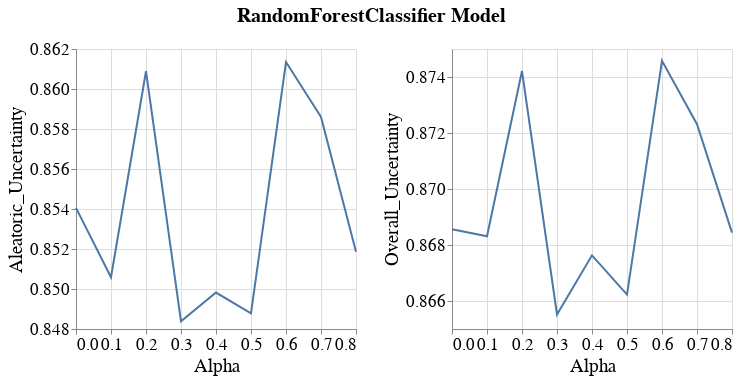

The notebook cell saved with this chart:
### Code cell
visualizer.create_subgroup_metrics_line_band_plot(model_name=MODEL_NAMES[0],
                                                  subgroup_metrics=['Aleatoric_Uncertainty', 'Overall_Uncertainty'],
                                                  subgroup='SEX_dis_incorrect')

### Figure 1 — Vega-Lite specification as saved in the notebook (floating-point values rounded to 4 significant figures)
{"config": {"view": {"continuousWidth": 400, "continuousHeight": 300}, "axis": {"labelFontSize": 17, "labelFontWeight": "normal", "titleFontSize": 19, "titleFontWeight": "normal"}, "legend": {"labelFontSize": 17, "symbolStrokeWidth": 10, "titleFontSize": 19}, "title": {"fontSize": 17}}, "vconcat": [{"hconcat": [{"layer": [{"mark": {"type": "errorband", "extent": "ci"}, "encoding": {"x": {"field": "Intervention_Param", "title": "Alpha", "type": "quantitative"}, "y": {"field": "Metric_Value", "scale": {"zero": false}, "title": "Aleatoric_Uncertainty", "type": "quantitative"}}}, {"mark": "line", "encoding": {"x": {"field": "Intervention_Param", "title": "Alpha", "type": "quantitative"}, "y": {"aggregate": "mean", "field": "Metric_Value", "scale": {"zero": false}, "title": "Aleatoric_Uncertainty", "type": "quantitative"}}}], "height": 280, "width": 280}, {"layer": [{"mark": {"type": "errorband", "extent": "ci"}, "encoding": {"x": {"field": "Intervention_Param", "title": "Alpha", "type": "quantitative"}, "y": {"field": "Metric_Value", "scale": {"zero": false}, "title": "Overall_Uncertainty", "type": "quantitative"}}}, {"mark": "line", "encoding": {"x": {"field": "Intervention_Param", "title": "Alpha", "type": "quantitative"}, "y": {"aggregate": "mean", "field": "Metric_Value", "scale": {"zero": false}, "title": "Overall_Uncertainty", "type": "quantitative"}}}], "data": {"name": "data-da965e76bc989af468757ebaf43a59a8"}, "height": 280, "width": 280}]}], "data": {"name": "data-218fa054516a48451a79efd3345656ef"}, "title": {"text": "RandomForestClassifier Model", "anchor": "middle", "dy": -10, "fontSize": 20}, "$schema": "https://vega.github.io/schema/vega-lite/v4.17.0.json", "datasets": {"data-218fa054516a48451a79efd3345656ef": [{"Metric": "Aleatoric_Uncertainty", "Bootstrap_Model_Seed": 101, "Model_Name": "RandomForestClassifier", "Model_Params": "{'bootstrap': True, 'ccp_alpha': 0.0, 'class_weight': None, 'criterion': 'gini', 'max_depth': 30, 'max_features': 'sqrt', 'max_leaf_nodes': None, 'max_samples': None, 'min_impurity_decrease': 0.0, 'min_samples_leaf': 2, 'min_samples_split': 10, 'min_weight_fraction_leaf': 0.0, 'n_estimators': 500, 'n_jobs': None, 'oob_score': False, 'random_state': 101, 'verbose': 0, 'warm_start': False}", "Run_Number": "Run_1", "Dataset_Name": "Folktables_NY_2018_Employment", "Num_Estimators": 200, "Tag": "OK", "Record_Create_Date_Time": "2023-07-05T19:21:19.905000", "Session_Uuid": "e6bca5bf-8de7-46ce-bb59-4c2b28dcaaf5", "Experiment_Iteration": "Exp_iter_1", "Dataset_Split_Seed": 100, "Model_Init_Seed": 100, "Fair_Intervention_Params_Lst": "[0.0, 0.1, 0.2, 0.30000000000000004, 0.4, 0.5, 0.6000000000000001, 0.7000000000000001, 0.8, 0.9, 1.0]", "Intervention_Param": 0.2, "Subgroup": "SEX_dis_incorrect", "Metric_Value": 0.8609}, {"Metric": "Aleatoric_Uncertainty", "Bootstrap_Model_Seed": 101, "Model_Name": "RandomForestClassifier", "Model_Params": "{'bootstrap': True, 'ccp_alpha': 0.0, 'class_weight': None, 'criterion': 'gini', 'max_depth': 30, 'max_features': 'sqrt', 'max_leaf_nodes': None, 'max_samples': None, 'min_impurity_decrease': 0.0, 'min_samples_leaf': 2, 'min_samples_split': 10, 'min_weight_fraction_leaf': 0.0, 'n_estimators': 500, 'n_jobs': None, 'oob_score': False, 'random_state': 101, 'verbose': 0, 'warm_start': False}", "Run_Number": "Run_1", "Dataset_Name": "Folktables_NY_2018_Employment", "Num_Estimators": 200, "Tag": "OK", "Record_Create_Date_Time": "2023-07-05T22:03:22.818000", "Session_Uuid": "e6bca5bf-8de7-46ce-bb59-4c2b28dcaaf5", "Experiment_Iteration": "Exp_iter_1", "Dataset_Split_Seed": 100, "Model_Init_Seed": 100, "Fair_Intervention_Params_Lst": "[0.0, 0.1, 0.2, 0.30000000000000004, 0.4, 0.5, 0.6000000000000001, 0.7000000000000001, 0.8, 0.9, 1.0]", "Intervention_Param": 0.6, "Subgroup": "SEX_dis_incorrect", "Metric_Value": 0.8613}, {"Metric": "Aleatoric_Uncertainty", "Bootstrap_Model_Seed": 101, "Model_Name": "RandomForestClassifier", "Model_Params": "{'bootstrap': True, 'ccp_alpha': 0.0, 'class_weight': None, 'criterion': 'gini', 'max_depth': 40, 'max_features': 'sqrt', 'max_leaf_nodes': None, 'max_samples': None, 'min_impurity_decrease': 0.0, 'min_samples_leaf': 2, 'min_samples_split': 10, 'min_weight_fraction_leaf': 0.0, 'n_estimators': 1000, 'n_jobs': None, 'oob_score': False, 'random_state': 101, 'verbose': 0, 'warm_start': False}", "Run_Number": "Run_1", "Dataset_Name": "Folktables_NY_2018_Employment", "Num_Estimators": 200, "Tag": "OK", "Record_Create_Date_Time": "2023-07-06T10:37:34.818000", "Session_Uuid": "e6bca5bf-8de7-46ce-bb59-4c2b28dcaaf5", "Experiment_Iteration": "Exp_iter_1", "Dataset_Split_Seed": 100, "Model_Init_Seed": 100, "Fair_Intervention_Params_Lst": "[0.7, 0.8, 0.9, 1.0]", "Intervention_Param": 0.7, "Subgroup": "SEX_dis_incorrect", "Metric_Value": 0.8586}, {"Metric": "Aleatoric_Uncertainty", "Bootstrap_Model_Seed": 101, "Model_Name": "RandomForestClassifier", "Model_Params": "{'bootstrap': True, 'ccp_alpha': 0.0, 'class_weight': None, 'criterion': 'gini', 'max_depth': 40, 'max_features': 'sqrt', 'max_leaf_nodes': None, 'max_samples': None, 'min_impurity_decrease': 0.0, 'min_samples_leaf': 2, 'min_samples_split': 5, 'min_weight_fraction_leaf': 0.0, 'n_estimators': 200, 'n_jobs': None, 'oob_score': False, 'random_state': 101, 'verbose': 0, 'warm_start': False}", "Run_Number": "Run_1", "Dataset_Name": "Folktables_NY_2018_Employment", "Num_Estimators": 200, "Tag": "OK", "Record_Create_Date_Time": "2023-07-05T21:14:12.662000", "Session_Uuid": "e6bca5bf-8de7-46ce-bb59-4c2b28dcaaf5", "Experiment_Iteration": "Exp_iter_1", "Dataset_Split_Seed": 100, "Model_Init_Seed": 100, "Fair_Intervention_Params_Lst": "[0.0, 0.1, 0.2, 0.30000000000000004, 0.4, 0.5, 0.6000000000000001, 0.7000000000000001, 0.8, 0.9, 1.0]", "Intervention_Param": 0.5, "Subgroup": "SEX_dis_incorrect", "Metric_Value": 0.8488}, {"Metric": "Aleatoric_Uncertainty", "Bootstrap_Model_Seed": 101, "Model_Name": "RandomForestClassifier", "Model_Params": "{'bootstrap': True, 'ccp_alpha': 0.0, 'class_weight': None, 'criterion': 'gini', 'max_depth': 50, 'max_features': 'sqrt', 'max_leaf_nodes': None, 'max_samples': None, 'min_impurity_decrease': 0.0, 'min_samples_leaf': 2, 'min_samples_split': 10, 'min_weight_fraction_leaf': 0.0, 'n_estimators': 100, 'n_jobs': None, 'oob_score': False, 'random_state': 101, 'verbose': 0, 'warm_start': False}", "Run_Number": "Run_1", "Dataset_Name": "Folktables_NY_2018_Employment", "Num_Estimators": 200, "Tag": "OK", "Record_Create_Date_Time": "2023-07-05T17:54:49.958000", "Session_Uuid": "e6bca5bf-8de7-46ce-bb59-4c2b28dcaaf5", "Experiment_Iteration": "Exp_iter_1", "Dataset_Split_Seed": 100, "Model_Init_Seed": 100, "Fair_Intervention_Params_Lst": "[0.0, 0.1, 0.2, 0.30000000000000004, 0.4, 0.5, 0.6000000000000001, 0.7000000000000001, 0.8, 0.9, 1.0]", "Intervention_Param": 0.0, "Subgroup": "SEX_dis_incorrect", "Metric_Value": 0.8541}, {"Metric": "Aleatoric_Uncertainty", "Bootstrap_Model_Seed": 101, "Model_Name": "RandomForestClassifier", "Model_Params": "{'bootstrap': True, 'ccp_alpha': 0.0, 'class_weight': None, 'criterion': 'gini', 'max_depth': 50, 'max_features': 'sqrt', 'max_leaf_nodes': None, 'max_samples': None, 'min_impurity_decrease': 0.0, 'min_samples_leaf': 2, 'min_samples_split': 5, 'min_weight_fraction_leaf': 0.0, 'n_estimators': 1000, 'n_jobs': None, 'oob_score': False, 'random_state': 101, 'verbose': 0, 'warm_start': False}", "Run_Number": "Run_1", "Dataset_Name": "Folktables_NY_2018_Employment", "Num_Estimators": 200, "Tag": "OK", "Record_Create_Date_Time": "2023-07-06T15:32:26.983000", "Session_Uuid": "e6bca5bf-8de7-46ce-bb59-4c2b28dcaaf5", "Experiment_Iteration": "Exp_iter_1", "Dataset_Split_Seed": 100, "Model_Init_Seed": 100, "Fair_Intervention_Params_Lst": "[0.8]", "Intervention_Param": 0.8, "Subgroup": "SEX_dis_incorrect", "Metric_Value": 0.8519}, {"Metric": "Aleatoric_Uncertainty", "Bootstrap_Model_Seed": 101, "Model_Name": "RandomForestClassifier", "Model_Params": "{'bootstrap': True, 'ccp_alpha': 0.0, 'class_weight': None, 'criterion': 'gini', 'max_depth': 50, 'max_features': 'sqrt', 'max_leaf_nodes': None, 'max_samples': None, 'min_impurity_decrease': 0.0, 'min_samples_leaf': 2, 'min_samples_split': 5, 'min_weight_fraction_leaf': 0.0, 'n_estimators': 200, 'n_jobs': None, 'oob_score': False, 'random_state': 101, 'verbose': 0, 'warm_start': False}", "Run_Number": "Run_1", "Dataset_Name": "Folktables_NY_2018_Employment", "Num_Estimators": 200, "Tag": "OK", "Record_Create_Date_Time": "2023-07-05T18:32:15.652000", "Session_Uuid": "e6bca5bf-8de7-46ce-bb59-4c2b28dcaaf5", "Experiment_Iteration": "Exp_iter_1", "Dataset_Split_Seed": 100, "Model_Init_Seed": 100, "Fair_Intervention_Params_Lst": "[0.0, 0.1, 0.2, 0.30000000000000004, 0.4, 0.5, 0.6000000000000001, 0.7000000000000001, 0.8, 0.9, 1.0]", "Intervention_Param": 0.1, "Subgroup": "SEX_dis_incorrect", "Metric_Value": 0.8506}, {"Metric": "Aleatoric_Uncertainty", "Bootstrap_Model_Seed": 101, "Model_Name": "RandomForestClassifier", "Model_Params": "{'bootstrap': True, 'ccp_alpha': 0.0, 'class_weight': None, 'criterion': 'gini', 'max_depth': 50, 'max_features': 'sqrt', 'max_leaf_nodes': None, 'max_samples': None, 'min_impurity_decrease': 0.0, 'min_samples_leaf': 2, 'min_samples_split': 5, 'min_weight_fraction_leaf': 0.0, 'n_estimators': 200, 'n_jobs': None, 'oob_score': False, 'random_state': 101, 'verbose': 0, 'warm_start': False}", "Run_Number": "Run_1", "Dataset_Name": "Folktables_NY_2018_Employment", "Num_Estimators": 200, "Tag": "OK", "Record_Create_Date_Time": "2023-07-05T19:58:41.636000", "Session_Uuid": "e6bca5bf-8de7-46ce-bb59-4c2b28dcaaf5", "Experiment_Iteration": "Exp_iter_1", "Dataset_Split_Seed": 100, "Model_Init_Seed": 100, "Fair_Intervention_Params_Lst": "[0.0, 0.1, 0.2, 0.30000000000000004, 0.4, 0.5, 0.6000000000000001, 0.7000000000000001, 0.8, 0.9, 1.0]", "Intervention_Param": 0.3, "Subgroup": "SEX_dis_incorrect", "Metric_Value": 0.8484}, {"Metric": "Aleatoric_Uncertainty", "Bootstrap_Model_Seed": 101, "Model_Name": "RandomForestClassifier", "Model_Params": "{'bootstrap': True, 'ccp_alpha': 0.0, 'class_weight': None, 'criterion': 'gini', 'max_depth': 50, 'max_features': 'sqrt', 'max_leaf_nodes': None, 'max_samples': None, 'min_impurity_decrease': 0.0, 'min_samples_leaf': 2, 'min_samples_split': 5, 'min_weight_fraction_leaf': 0.0, 'n_estimators': 200, 'n_jobs': None, 'oob_score': False, 'random_state': 101, 'verbose': 0, 'warm_start': False}", "Run_Number": "Run_1", "Dataset_Name": "Folktables_NY_2018_Employment", "Num_Estimators": 200, "Tag": "OK", "Record_Create_Date_Time": "2023-07-05T20:36:50.402000", "Session_Uuid": "e6bca5bf-8de7-46ce-bb59-4c2b28dcaaf5", "Experiment_Iteration": "Exp_iter_1", "Dataset_Split_Seed": 100, "Model_Init_Seed": 100, "Fair_Intervention_Params_Lst": "[0.0, 0.1, 0.2, 0.30000000000000004, 0.4, 0.5, 0.6000000000000001, 0.7000000000000001, 0.8, 0.9, 1.0]", "Intervention_Param": 0.4, "Subgroup": "SEX_dis_incorrect", "Metric_Value": 0.8498}], "data-da965e76bc989af468757ebaf43a59a8": [{"Metric": "Overall_Uncertainty", "Bootstrap_Model_Seed": 101, "Model_Name": "RandomForestClassifier", "Model_Params": "{'bootstrap': True, 'ccp_alpha': 0.0, 'class_weight': None, 'criterion': 'gini', 'max_depth': 30, 'max_features': 'sqrt', 'max_leaf_nodes': None, 'max_samples': None, 'min_impurity_decrease': 0.0, 'min_samples_leaf': 2, 'min_samples_split': 10, 'min_weight_fraction_leaf': 0.0, 'n_estimators': 500, 'n_jobs': None, 'oob_score': False, 'random_state': 101, 'verbose': 0, 'warm_start': False}", "Run_Number": "Run_1", "Dataset_Name": "Folktables_NY_2018_Employment", "Num_Estimators": 200, "Tag": "OK", "Record_Create_Date_Time": "2023-07-05T19:21:19.905000", "Session_Uuid": "e6bca5bf-8de7-46ce-bb59-4c2b28dcaaf5", "Experiment_Iteration": "Exp_iter_1", "Dataset_Split_Seed": 100, "Model_Init_Seed": 100, "Fair_Intervention_Params_Lst": "[0.0, 0.1, 0.2, 0.30000000000000004, 0.4, 0.5, 0.6000000000000001, 0.7000000000000001, 0.8, 0.9, 1.0]", "Intervention_Param": 0.2, "Subgroup": "SEX_dis_incorrect", "Metric_Value": 0.8742}, {"Metric": "Overall_Uncertainty", "Bootstrap_Model_Seed": 101, "Model_Name": "RandomForestClassifier", "Model_Params": "{'bootstrap': True, 'ccp_alpha': 0.0, 'class_weight': None, 'criterion': 'gini', 'max_depth': 30, 'max_features': 'sqrt', 'max_leaf_nodes': None, 'max_samples': None, 'min_impurity_decrease': 0.0, 'min_samples_leaf': 2, 'min_samples_split': 10, 'min_weight_fraction_leaf': 0.0, 'n_estimators': 500, 'n_jobs': None, 'oob_score': False, 'random_state': 101, 'verbose': 0, 'warm_start': False}", "Run_Number": "Run_1", "Dataset_Name": "Folktables_NY_2018_Employment", "Num_Estimators": 200, "Tag": "OK", "Record_Create_Date_Time": "2023-07-05T22:03:22.818000", "Session_Uuid": "e6bca5bf-8de7-46ce-bb59-4c2b28dcaaf5", "Experiment_Iteration": "Exp_iter_1", "Dataset_Split_Seed": 100, "Model_Init_Seed": 100, "Fair_Intervention_Params_Lst": "[0.0, 0.1, 0.2, 0.30000000000000004, 0.4, 0.5, 0.6000000000000001, 0.7000000000000001, 0.8, 0.9, 1.0]", "Intervention_Param": 0.6, "Subgroup": "SEX_dis_incorrect", "Metric_Value": 0.8746}, {"Metric": "Overall_Uncertainty", "Bootstrap_Model_Seed": 101, "Model_Name": "RandomForestClassifier", "Model_Params": "{'bootstrap': True, 'ccp_alpha': 0.0, 'class_weight': None, 'criterion': 'gini', 'max_depth': 40, 'max_features': 'sqrt', 'max_leaf_nodes': None, 'max_samples': None, 'min_impurity_decrease': 0.0, 'min_samples_leaf': 2, 'min_samples_split': 10, 'min_weight_fraction_leaf': 0.0, 'n_estimators': 1000, 'n_jobs': None, 'oob_score': False, 'random_state': 101, 'verbose': 0, 'warm_start': False}", "Run_Number": "Run_1", "Dataset_Name": "Folktables_NY_2018_Employment", "Num_Estimators": 200, "Tag": "OK", "Record_Create_Date_Time": "2023-07-06T10:37:34.818000", "Session_Uuid": "e6bca5bf-8de7-46ce-bb59-4c2b28dcaaf5", "Experiment_Iteration": "Exp_iter_1", "Dataset_Split_Seed": 100, "Model_Init_Seed": 100, "Fair_Intervention_Params_Lst": "[0.7, 0.8, 0.9, 1.0]", "Intervention_Param": 0.7, "Subgroup": "SEX_dis_incorrect", "Metric_Value": 0.8723}, {"Metric": "Overall_Uncertainty", "Bootstrap_Model_Seed": 101, "Model_Name": "RandomForestClassifier", "Model_Params": "{'bootstrap': True, 'ccp_alpha': 0.0, 'class_weight': None, 'criterion': 'gini', 'max_depth': 40, 'max_features': 'sqrt', 'max_leaf_nodes': None, 'max_samples': None, 'min_impurity_decrease': 0.0, 'min_samples_leaf': 2, 'min_samples_split': 5, 'min_weight_fraction_leaf': 0.0, 'n_estimators': 200, 'n_jobs': None, 'oob_score': False, 'random_state': 101, 'verbose': 0, 'warm_start': False}", "Run_Number": "Run_1", "Dataset_Name": "Folktables_NY_2018_Employment", "Num_Estimators": 200, "Tag": "OK", "Record_Create_Date_Time": "2023-07-05T21:14:12.662000", "Session_Uuid": "e6bca5bf-8de7-46ce-bb59-4c2b28dcaaf5", "Experiment_Iteration": "Exp_iter_1", "Dataset_Split_Seed": 100, "Model_Init_Seed": 100, "Fair_Intervention_Params_Lst": "[0.0, 0.1, 0.2, 0.30000000000000004, 0.4, 0.5, 0.6000000000000001, 0.7000000000000001, 0.8, 0.9, 1.0]", "Intervention_Param": 0.5, "Subgroup": "SEX_dis_incorrect", "Metric_Value": 0.8662}, {"Metric": "Overall_Uncertainty", "Bootstrap_Model_Seed": 101, "Model_Name": "RandomForestClassifier", "Model_Params": "{'bootstrap': True, 'ccp_alpha': 0.0, 'class_weight': None, 'criterion': 'gini', 'max_depth': 50, 'max_features': 'sqrt', 'max_leaf_nodes': None, 'max_samples': None, 'min_impurity_decrease': 0.0, 'min_samples_leaf': 2, 'min_samples_split': 10, 'min_weight_fraction_leaf': 0.0, 'n_estimators': 100, 'n_jobs': None, 'oob_score': False, 'random_state': 101, 'verbose': 0, 'warm_start': False}", "Run_Number": "Run_1", "Dataset_Name": "Folktables_NY_2018_Employment", "Num_Estimators": 200, "Tag": "OK", "Record_Create_Date_Time": "2023-07-05T17:54:49.958000", "Session_Uuid": "e6bca5bf-8de7-46ce-bb59-4c2b28dcaaf5", "Experiment_Iteration": "Exp_iter_1", "Dataset_Split_Seed": 100, "Model_Init_Seed": 100, "Fair_Intervention_Params_Lst": "[0.0, 0.1, 0.2, 0.30000000000000004, 0.4, 0.5, 0.6000000000000001, 0.7000000000000001, 0.8, 0.9, 1.0]", "Intervention_Param": 0.0, "Subgroup": "SEX_dis_incorrect", "Metric_Value": 0.8686}, {"Metric": "Overall_Uncertainty", "Bootstrap_Model_Seed": 101, "Model_Name": "RandomForestClassifier", "Model_Params": "{'bootstrap': True, 'ccp_alpha': 0.0, 'class_weight': None, 'criterion': 'gini', 'max_depth': 50, 'max_features': 'sqrt', 'max_leaf_nodes': None, 'max_samples': None, 'min_impurity_decrease': 0.0, 'min_samples_leaf': 2, 'min_samples_split': 5, 'min_weight_fraction_leaf': 0.0, 'n_estimators': 1000, 'n_jobs': None, 'oob_score': False, 'random_state': 101, 'verbose': 0, 'warm_start': False}", "Run_Number": "Run_1", "Dataset_Name": "Folktables_NY_2018_Employment", "Num_Estimators": 200, "Tag": "OK", "Record_Create_Date_Time": "2023-07-06T15:32:26.983000", "Session_Uuid": "e6bca5bf-8de7-46ce-bb59-4c2b28dcaaf5", "Experiment_Iteration": "Exp_iter_1", "Dataset_Split_Seed": 100, "Model_Init_Seed": 100, "Fair_Intervention_Params_Lst": "[0.8]", "Intervention_Param": 0.8, "Subgroup": "SEX_dis_incorrect", "Metric_Value": 0.8684}, {"Metric": "Overall_Uncertainty", "Bootstrap_Model_Seed": 101, "Model_Name": "RandomForestClassifier", "Model_Params": "{'bootstrap': True, 'ccp_alpha': 0.0, 'class_weight': None, 'criterion': 'gini', 'max_depth': 50, 'max_features': 'sqrt', 'max_leaf_nodes': None, 'max_samples': None, 'min_impurity_decrease': 0.0, 'min_samples_leaf': 2, 'min_samples_split': 5, 'min_weight_fraction_leaf': 0.0, 'n_estimators': 200, 'n_jobs': None, 'oob_score': False, 'random_state': 101, 'verbose': 0, 'warm_start': False}", "Run_Number": "Run_1", "Dataset_Name": "Folktables_NY_2018_Employment", "Num_Estimators": 200, "Tag": "OK", "Record_Create_Date_Time": "2023-07-05T18:32:15.652000", "Session_Uuid": "e6bca5bf-8de7-46ce-bb59-4c2b28dcaaf5", "Experiment_Iteration": "Exp_iter_1", "Dataset_Split_Seed": 100, "Model_Init_Seed": 100, "Fair_Intervention_Params_Lst": "[0.0, 0.1, 0.2, 0.30000000000000004, 0.4, 0.5, 0.6000000000000001, 0.7000000000000001, 0.8, 0.9, 1.0]", "Intervention_Param": 0.1, "Subgroup": "SEX_dis_incorrect", "Metric_Value": 0.8683}, {"Metric": "Overall_Uncertainty", "Bootstrap_Model_Seed": 101, "Model_Name": "RandomForestClassifier", "Model_Params": "{'bootstrap': True, 'ccp_alpha': 0.0, 'class_weight': None, 'criterion': 'gini', 'max_depth': 50, 'max_features': 'sqrt', 'max_leaf_nodes': None, 'max_samples': None, 'min_impurity_decrease': 0.0, 'min_samples_leaf': 2, 'min_samples_split': 5, 'min_weight_fraction_leaf': 0.0, 'n_estimators': 200, 'n_jobs': None, 'oob_score': False, 'random_state': 101, 'verbose': 0, 'warm_start': False}", "Run_Number": "Run_1", "Dataset_Name": "Folktables_NY_2018_Employment", "Num_Estimators": 200, "Tag": "OK", "Record_Create_Date_Time": "2023-07-05T19:58:41.636000", "Session_Uuid": "e6bca5bf-8de7-46ce-bb59-4c2b28dcaaf5", "Experiment_Iteration": "Exp_iter_1", "Dataset_Split_Seed": 100, "Model_Init_Seed": 100, "Fair_Intervention_Params_Lst": "[0.0, 0.1, 0.2, 0.30000000000000004, 0.4, 0.5, 0.6000000000000001, 0.7000000000000001, 0.8, 0.9, 1.0]", "Intervention_Param": 0.3, "Subgroup": "SEX_dis_incorrect", "Metric_Value": 0.8655}, {"Metric": "Overall_Uncertainty", "Bootstrap_Model_Seed": 101, "Model_Name": "RandomForestClassifier", "Model_Params": "{'bootstrap': True, 'ccp_alpha': 0.0, 'class_weight': None, 'criterion': 'gini', 'max_depth': 50, 'max_features': 'sqrt', 'max_leaf_nodes': None, 'max_samples': None, 'min_impurity_decrease': 0.0, 'min_samples_leaf': 2, 'min_samples_split': 5, 'min_weight_fraction_leaf': 0.0, 'n_estimators': 200, 'n_jobs': None, 'oob_score': False, 'random_state': 101, 'verbose': 0, 'warm_start': False}", "Run_Number": "Run_1", "Dataset_Name": "Folktables_NY_2018_Employment", "Num_Estimators": 200, "Tag": "OK", "Record_Create_Date_Time": "2023-07-05T20:36:50.402000", "Session_Uuid": "e6bca5bf-8de7-46ce-bb59-4c2b28dcaaf5", "Experiment_Iteration": "Exp_iter_1", "Dataset_Split_Seed": 100, "Model_Init_Seed": 100, "Fair_Intervention_Params_Lst": "[0.0, 0.1, 0.2, 0.30000000000000004, 0.4, 0.5, 0.6000000000000001, 0.7000000000000001, 0.8, 0.9, 1.0]", "Intervention_Param": 0.4, "Subgroup": "SEX_dis_incorrect", "Metric_Value": 0.8676}]}}
